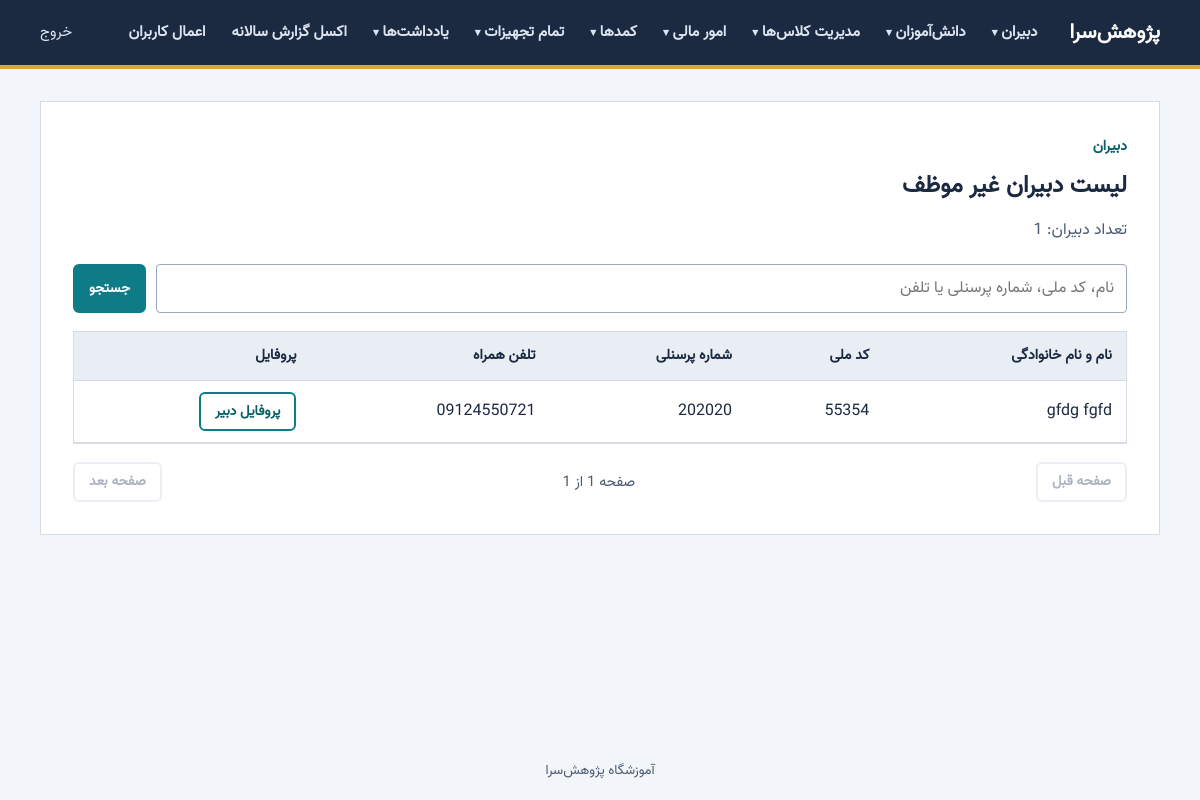
The page /admin/teachers/list-non-obligated (signed in) on the database its author committed.
### models.py (models this page shows, shortened)
class Teachers(db.Model):
    id = db.Column(db.Integer, primary_key=True)
    first_name = db.Column(db.Text)
    last_name = db.Column(db.Text)
    date_of_birth = db.Column(db.Text)
    national_id_number = db.Column(db.Text)
    personnel_number = db.Column(db.Text)
    landline_number = db.Column(db.Text)
    phone_number = db.Column(db.Text)
    father_name = db.Column(db.Text)
    email = db.Column(db.Text)
    credit_card_number = db.Column(db.Text)
    account_number = db.Column(db.Text)
    iban = db.Column(db.Text)
    educational_qualification = db.Column(db.Text)
    university_major = db.Column(db.Text)
    year_of_obtaining_the_degree = db.Column(db.Text)
    place_of_employment = db.Column(db.Text)
    marital_status = db.Column(db.Text)
    postal_code = db.Column(db.Text)
    date_of_hire = db.Column(db.Text)
    address = db.Column(db.Text)
    type = db.Column(db.Text)
    note = db.Column(db.Text)
    password = db.Column(db.Text)

### app.py (the view)
@app.route("/admin/teachers/list-non-obligated")
@login_required
@role_required("admin")
def teachers_non_obligated():
    return render_teacher_list("غیر موظف")

### app.py (called while the page is built)
def clean(value, max_len=100):
    text = (value or "").translate(_INVISIBLE).strip().translate(_DIGITS)
    return text[:max_len]

def clean_text(value, max_len=50):
    text = (value or "").replace("ي", "ی").replace("ك", "ک")
    return re.sub(r"\s+", " ", text.strip())[:max_len]

def login_required(view):
    @wraps(view)
    def wrapper(*args, **kwargs):
        if "user_id" not in session:
            flash("برای ادامه ابتدا وارد شوید.", "error")
            return redirect(url_for("login"))
        return view(*args, **kwargs)
    return wrapper

def role_required(*roles):
    def decorator(view):
        @wraps(view)
        def wrapper(*args, **kwargs):
            if session.get("role") not in roles:
                abort(403)
            return view(*args, **kwargs)
        return wrapper
    return decorator

def get_csrf_token():
    if "csrf" not in session:
        session["csrf"] = secrets.token_hex(32)
    return session["csrf"]

def site_url():
    return os.environ.get("SITE_URL", "").rstrip("/") or request.url_root.rstrip("/")

@app.context_processor
def inject_nav_menu():
    role = session.get("role")
    if role == "admin":
        menu, endpoint = ADMIN_MENU, "admin_page"
    elif role in USER_MENUS:
        menu, endpoint = USER_MENUS[role], "panel_page"
    else:
        return {"nav_menu": []}
    nav = []
    for sec in menu:
        if sec.get("god_only") and not current_is_god():
            continue
        if sec.get("link"):
            nav.append({"title": sec["title"], "href": url_for(sec["link"])})
        else:
            nav.append({
                "title": sec["title"],
                "items": [(url_for(endpoint, section=sec["key"], item=key), title)
                          for key, title in sec["items"]],
            })
    return {"nav_menu": nav}

@app.before_request
def csrf_protect():
    if request.method == "POST":
        sent = request.form.get("csrf_token", "")
        real = session.get("csrf", "")
        if not real or not hmac.compare_digest(sent, real):
            abort(400)

def current_is_god():
    if not hasattr(g, "is_god"):
        admin = None
        if session.get("role") == "admin" and session.get("user_id"):
            admin = db.session.get(Admins, session["user_id"])
        g.is_god = bool(admin and admin.is_god)
    return g.is_god

def format_jalali(jy, jm, jd):
    return f"{jy:04d}/{jm:02d}/{jd:02d}"

### templates/teachers_non_obligated.html (shortened to what this page needs)
{% extends "teachers_list_base.html" %}
{% block heading %}لیست دبیران غیر موظف{% endblock %}

### templates/teachers_list_base.html (shortened to what this page needs)
{% extends "base.html" %}
{% block content %}
<section class="card wide">
    <p class="crumb">دبیران</p>
    <h1>{% block heading %}{% endblock %}</h1>
    <p class="lead">تعداد دبیران{% if q %} (نتیجه جستجو){% endif %}: {{ total }}</p>
    <form class="toolbar" method="get" action="{{ url_for(list_endpoint) }}" role="search">
        <input id="q" name="q" type="search" value="{{ q }}" maxlength="60"
               placeholder="نام، کد ملی، شماره پرسنلی یا تلفن">
        <button class="btn primary small" type="submit">جستجو</button>
    </form>
    <div class="table-wrap">
        <table class="table">
            <thead>
                <tr>
                    <th scope="col">نام و نام خانوادگی</th>
                    <th scope="col">کد ملی</th>
                    <th scope="col">شماره پرسنلی</th>
                    <th scope="col">تلفن همراه</th>
                    <th scope="col">پروفایل</th>
                </tr>
            </thead>
            <tbody>
                {% for t in teachers %}
                <tr>
                    <td>{{ t.first_name }} {{ t.last_name }}</td>
                    <td dir="ltr">{{ t.national_id_number or '—' }}</td>
                    <td dir="ltr">{{ t.personnel_number or '—' }}</td>
                    <td dir="ltr">{{ t.phone_number or '—' }}</td>
                    <td>
                        <a class="btn ghost small" href="{{ url_for('teacher_profile', teacher_id=t.id) }}">پروفایل دبیر</a>
                    </td>
                </tr>
                {% else %}
                <tr><td colspan="5" class="empty">دبیری پیدا نشد.</td></tr>
                {% endfor %}
            </tbody>
        </table>
    </div>
    <nav class="pager" aria-label="صفحه‌بندی">
        {% if pagination.has_prev %}
        <a class="btn ghost small" href="{{ url_for(list_endpoint, page=pagination.prev_num, q=q or None) }}">صفحه قبل</a>
        {% else %}
        <span class="btn ghost small disabled" aria-disabled="true">صفحه قبل</span>
        {% endif %}
        <span class="pager-info">صفحه {{ pagination.page }} از {{ pages }}</span>
        {% if pagination.has_next %}
        <a class="btn ghost small" href="{{ url_for(list_endpoint, page=pagination.next_num, q=q or None) }}">صفحه بعد</a>
        {% else %}
        <span class="btn ghost small disabled" aria-disabled="true">صفحه بعد</span>
        {% endif %}
    </nav>
</section>
{% endblock %}

### static/style/style.css (style rules this page uses)
* { margin: 0; padding: 0; box-sizing: border-box; font-family: 'Vazir', Tahoma, sans-serif; text-align: right; }
:root { --ink: #1b2a41; --ink-soft: #4a5a72; --paper: #f2f5f9; --surface: #ffffff; --line: #d5dce6; --teal: #0d7c86; --teal-dark: #095f67; --gold: #e0a52c; --danger: #b3261e; --danger-bg: #fbeaea; --ok: #17703f; --ok-bg: #e6f4ec; }
html, body { height: 100%; }
body { margin: 0; display: flex; flex-direction: column; min-height: 100vh; font-family: Vazirmatn, "IRANSans", Tahoma, "Segoe UI", sans-serif; font-size: 16px; line-height: 1.8; color: var(--ink); background: var(--paper); }
a { color: var(--teal-dark); }
.btn { display: inline-block; padding: 10px 22px; border: 2px solid var(--teal); border-radius: 6px; font: inherit; font-weight: 600; text-decoration: none; cursor: pointer; text-align: center; }
.btn.primary { background: var(--teal); color: #fff; }
.btn.ghost { background: transparent; color: var(--teal-dark); }
.card { background: var(--surface); border: 1px solid var(--line); padding: 32px; }
.card h1 { margin: 0 0 8px; font-size: 1.5rem; }
.lead { color: var(--ink-soft); margin: 0 0 20px; }
.crumb { margin: 0 0 4px; color: var(--teal-dark); font-size: 0.9rem; font-weight: 600; }
.card.wide { max-width: none; }
.btn.small { padding: 5px 14px; font-size: 0.88rem; }
.btn.disabled { opacity: 0.45; cursor: not-allowed; border-color: var(--line); color: var(--ink-soft); }
.toolbar { display: flex; gap: 10px; margin-bottom: 18px; }
.toolbar input { flex: 1; padding: 9px 12px; font: inherit; border: 1px solid #9aa8bb; border-radius: 4px; background: #fff; }
.table-wrap { overflow-x: auto; border: 1px solid var(--line); }
.table { width: 100%; border-collapse: collapse; background: var(--surface); }
.table th, .table td { padding: 11px 14px; border-bottom: 1px solid var(--line); white-space: nowrap; }
.table thead th { background: #e9eef5; font-size: 0.9rem; }
.table td[dir="ltr"] { text-align: right; }
.pager { display: flex; align-items: center; justify-content: space-between; gap: 12px; margin-top: 18px; }
.pager-info { color: var(--ink-soft); font-size: 0.92rem; }
.table a { color: var(--teal-dark); }
.table a.btn.ghost { color: var(--teal-dark); }

### rows shown on the page
Teachers: first_name "gfdg", last_name "fgfd", national_id_number "55354", personnel_number "202020", phone_number "09124550721"

### other values the page prints
{{ sec.title }} "دبیران" "دانش‌آموزان" "مدیریت کلاس‌ها" "امور مالی" "کمدها" "تمام تجهیزات" "یادداشت‌ها"
{{ sec.title }} "اکسل گزارش سالانه" "اعمال کاربران"
{{ total }} "1"
{{ pages }} "1"
